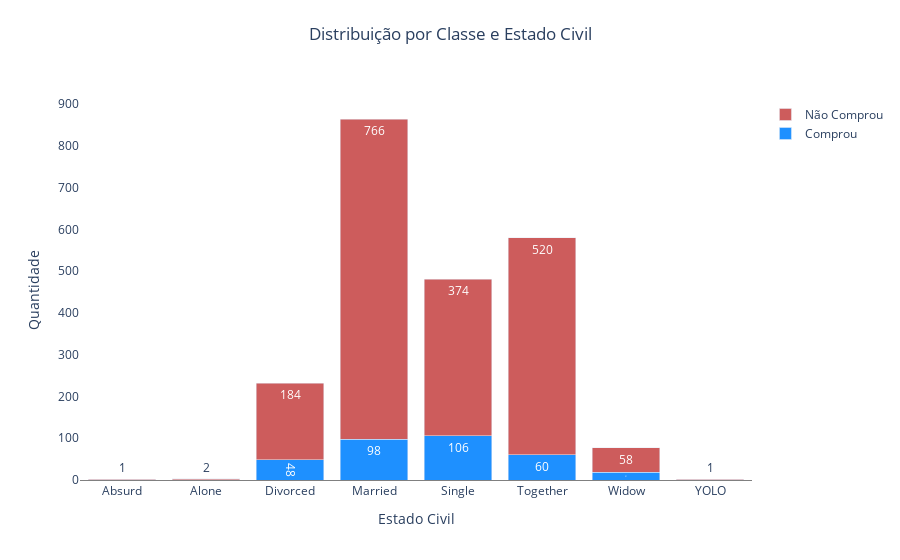

The cell this chart's notebook holds for it:
### Code cell
# Distribuição por Classe e Estado civil
df_estado_civil_classe = df_full.groupby(['Marital_Status', 'Response'], as_index = False).agg({'ID': 'count'})

categoria= df_estado_civil_classe['Marital_Status'].unique()
dados_classe0 = df_estado_civil_classe[df_estado_civil_classe.Response == 0]['ID']
dados_classe1 = df_estado_civil_classe[df_estado_civil_classe.Response == 1]['ID']

fig = go.Figure()

fig.add_trace( go.Bar(x=categoria, y=dados_classe1,  name='Comprou',     text=dados_classe1 , textposition = 'auto', marker_color='dodgerblue' ))
fig.add_trace( go.Bar(x=categoria, y=dados_classe0,  name='Não Comprou', text=dados_classe0 , textposition = 'auto', marker_color='indianred' ))

fig.update_layout(
    title=
    {
        'text': 'Distribuição por Classe e Estado Civil',           
        'y':0.95,
        'x':0.5,
        'xanchor': 'center',
        'yanchor': 'top'
         
    }  ,
    
    plot_bgcolor='rgba(0,0,0,0)',        
    yaxis=dict(title='Quantidade'),    
    xaxis=dict(title='Estado Civil', tickmode='linear' ,  showline=True, linewidth=1, linecolor='gray') , barmode='stack'
    
    )

fig.show()

### Figure 1 — Plotly figure (JSON) as saved in the notebook; plotly's stock layout.template omitted (floating-point values rounded to 4 significant figures)
{"data": [{"marker": {"color": "dodgerblue"}, "name": "Comprou", "text": [1, 1, 48, 98, 106, 60, 19, 1], "textposition": "auto", "type": "bar", "x": ["Absurd", "Alone", "Divorced", "Married", "Single", "Together", "Widow", "YOLO"], "y": [1, 1, 48, 98, 106, 60, 19, 1]}, {"marker": {"color": "indianred"}, "name": "Não Comprou", "text": [1, 2, 184, 766, 374, 520, 58, 1], "textposition": "auto", "type": "bar", "x": ["Absurd", "Alone", "Divorced", "Married", "Single", "Together", "Widow", "YOLO"], "y": [1, 2, 184, 766, 374, 520, 58, 1]}], "layout": {"autosize": true, "barmode": "stack", "plot_bgcolor": "rgba(0, 0, 0, 0)", "title": {"text": "Distribuição por Classe e Estado Civil", "x": 0.5, "xanchor": "center", "y": 0.95, "yanchor": "top"}, "xaxis": {"autorange": true, "linecolor": "gray", "linewidth": 1, "range": [-0.5, 7.5], "showline": true, "tickmode": "linear", "title": {"text": "Estado Civil"}, "type": "category"}, "yaxis": {"autorange": true, "range": [0, 909.5], "title": {"text": "Quantidade"}, "type": "linear"}}}
